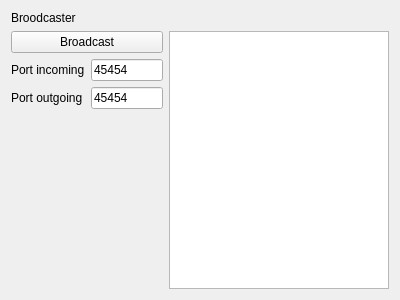
<?xml version="1.0" encoding="UTF-8"?>
<ui version="4.0">
 <class>NudeDude</class>
 <widget class="QWidget" name="NudeDude">
  <property name="geometry">
   <rect>
    <x>0</x>
    <y>0</y>
    <width>400</width>
    <height>300</height>
   </rect>
  </property>
  <property name="windowTitle">
   <string>Form</string>
  </property>
  <layout class="QGridLayout" name="gridLayout">
   <item row="0" column="0">
    <layout class="QVBoxLayout" name="verticalLayout">
     <item>
      <widget class="QLabel" name="label">
       <property name="text">
        <string>Broodcaster</string>
       </property>
      </widget>
     </item>
     <item>
      <layout class="QHBoxLayout" name="horizontalLayout">
       <item>
        <layout class="QVBoxLayout" name="verticalLayout_2">
         <item>
          <widget class="QPushButton" name="Broadcast_pushButton">
           <property name="text">
            <string>Broadcast</string>
           </property>
          </widget>
         </item>
         <item>
          <layout class="QFormLayout" name="formLayout">
           <item row="1" column="0">
            <widget class="QLabel" name="label_OutPort">
             <property name="text">
              <string>Port outgoing</string>
             </property>
            </widget>
           </item>
           <item row="1" column="1">
            <widget class="QLineEdit" name="lineEdit_OutPort">
             <property name="text">
              <string>45454</string>
             </property>
            </widget>
           </item>
           <item row="0" column="0">
            <widget class="QLabel" name="label_InPort">
             <property name="text">
              <string>Port incoming</string>
             </property>
            </widget>
           </item>
           <item row="0" column="1">
            <widget class="QLineEdit" name="lineEdit_InPort">
             <property name="text">
              <string>45454</string>
             </property>
            </widget>
           </item>
          </layout>
         </item>
         <item>
          <spacer name="verticalSpacer">
           <property name="orientation">
            <enum>Qt::Vertical</enum>
           </property>
           <property name="sizeHint" stdset="0">
            <size>
             <width>20</width>
             <height>40</height>
            </size>
           </property>
          </spacer>
         </item>
        </layout>
       </item>
       <item>
        <widget class="QTextEdit" name="Eavesdrop_textEdit"/>
       </item>
      </layout>
     </item>
    </layout>
   </item>
  </layout>
  <action name="actionSendBroadcast">
   <property name="text">
    <string>SendBroadcast</string>
   </property>
  </action>
 </widget>
 <resources/>
 <connections>
  <connection>
   <sender>Broadcast_pushButton</sender>
   <signal>clicked()</signal>
   <receiver>actionSendBroadcast</receiver>
   <slot>trigger()</slot>
   <hints>
    <hint type="sourcelabel">
     <x>55</x>
     <y>48</y>
    </hint>
    <hint type="destinationlabel">
     <x>199</x>
     <y>149</y>
    </hint>
   </hints>
  </connection>
 </connections>
</ui>
